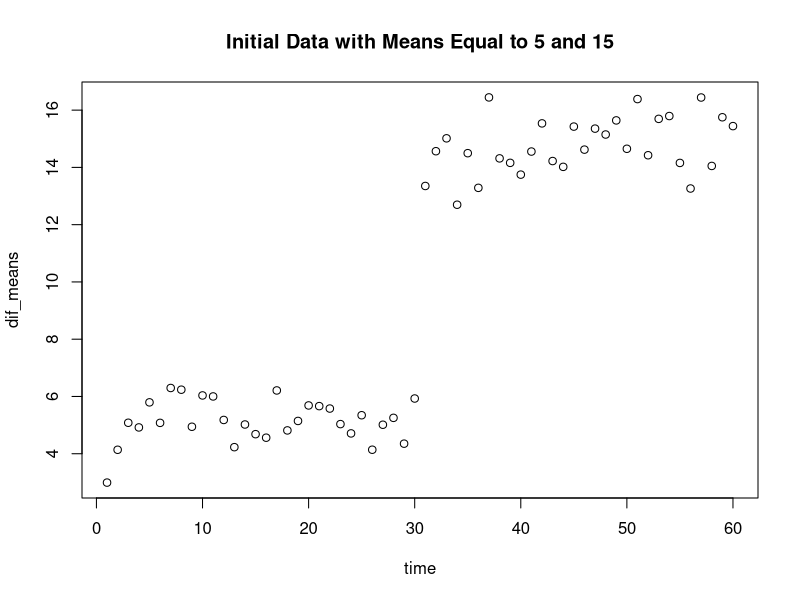
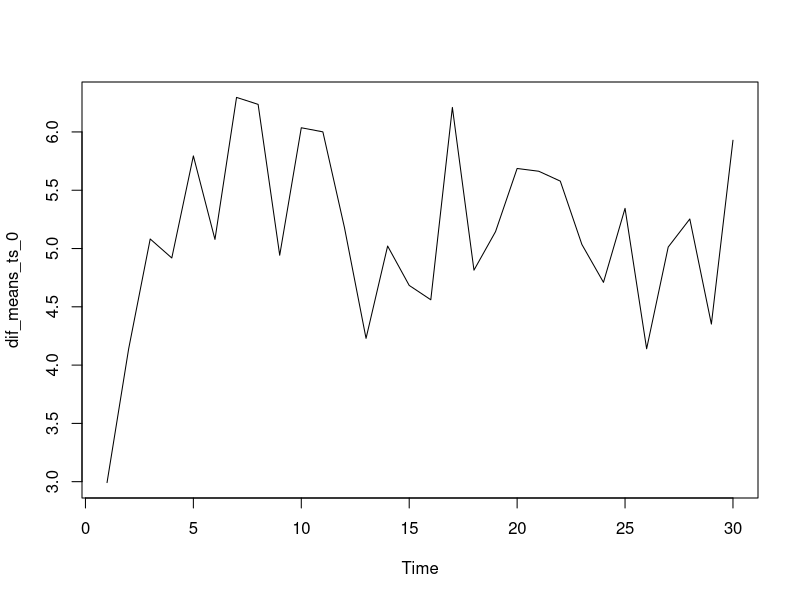
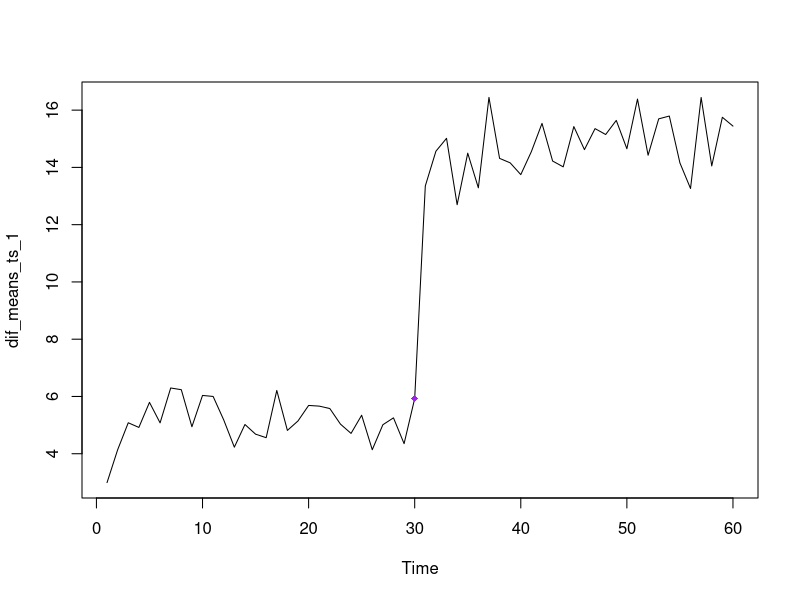
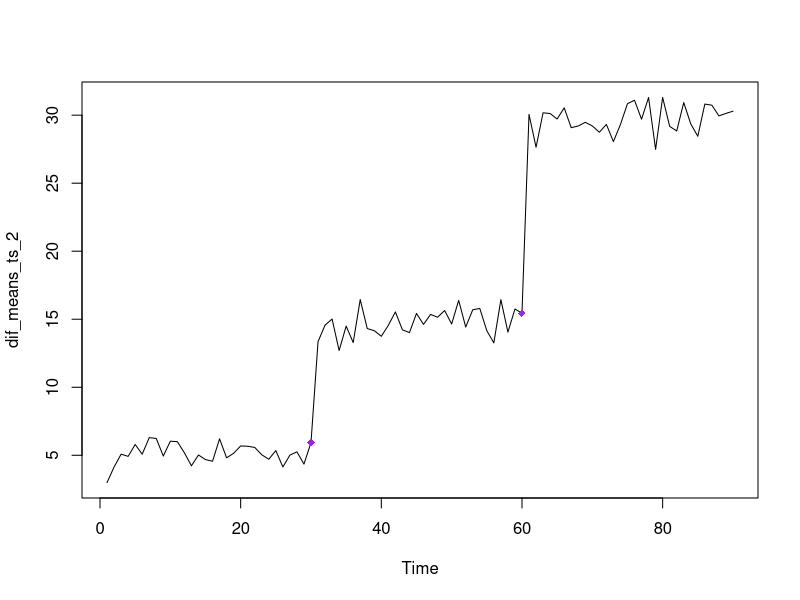

These figures' R source, in order: (Note: this script raises an error after producing the figures.)
#creating our data 
first = rnorm(30, mean = 5, sd = 1) #30 random data points from a normal distribution with means 5
second = rnorm(30, mean = 15, sd = 1) #30 random data points from a normal distribution with means 15
third = rnorm(30, mean = 30, sd = 1)

dif_means = c(first, second) #adding the two sets of data points together 
dif_means_2 = c(first, second, third)
time = c(1:60) #making time 

test_data = data.frame(time, dif_means) #our data with x = time and y = two sets of data with two means 
plot(test_data, main="Initial Data with Means Equal to 5 and 15") 

#downloading the strucchange package
#install.packages("strucchange")
library("strucchange")
?breakpoints

#Bai-Perron Method
dif_means_ts_0<-ts(first, start=1,end=30) #create time series data on only the first data 
bkpts_0<-breakpoints(dif_means_ts_0 ~ 1, breaks = 2 ) #no break points 
plot(dif_means_ts_0)
bkpts_0$breakpoints #list of x-values (time) for breakpoints

dif_means_ts_1<-ts(dif_means, start=1, end=60) #create time series data with first and second data
bkpts_1<-breakpoints(dif_means_ts_1 ~ 1, breaks = 2 , h=0.1) #one break
plot(dif_means_ts_1)
points(30, dif_means_ts_1[30], col="purple", pch= 18)
bkpts_1$breakpoints #list of x-values (time) for breakpoints

dif_means_ts_2<-ts(dif_means_2, start=1, end=90) #create time series data with first second and third data
bpts_2<-breakpoints(dif_means_ts_2 ~ 1, breaks=3, h=0.1) #two breaks 
plot(dif_means_ts_2)
points(30, dif_means_ts_2[30], col="purple", pch= 18)
points(60, dif_means_ts_2[60], col="purple", pch= 18)
bkpts_2$breakpoints #list of x-values (time) for breakpoints

#-----------------------------------------------------------------

#diff 

#short cutting with MLE and Metropolis Hastings 
sigma_new = sd()      #need this 
sigma_old = sd()      #need this 
SSE_new =             #sse(b, dataset)
SEE_old =             #sse(b, dataset)

ratio = exp(-1/(2 * sigma_new) * SSE_new) + exp(-1/(2 * sigma_old) * SEE_old)
u = runif(1) #random number from 0 to 1 taken from a normal distrabution 

#our temporary L
if(ratio > 1) { 
  #take new
} else if(ratio > u) {
  #keep new
} else {
  #keep old
}
